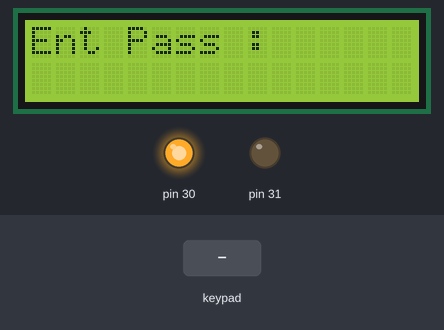
Simulated run of this sketch. Board: Arduino Mega 2560, built with avr-gcc and run on an emulated ATmega2560. On the bench: 16×2 character LCD, output pins drawn as LEDs (lit = HIGH). Inputs (shaded band) come from the test bench. What the sketch prints to the serial monitor is not drawn.

Above: at 1.2 s.
1.3 s: keypad keys 1 2 3 4 # pressed 0.4 s apart
At 4.2 s:
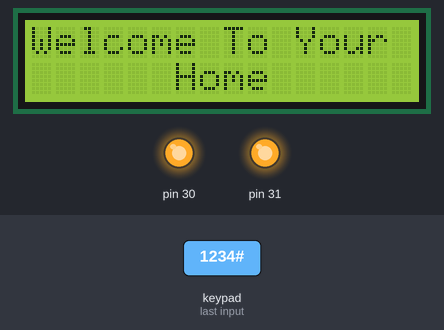
4.8 s: key 'A' pressed
7.8 s: key 'B' pressed
At 9.3 s:
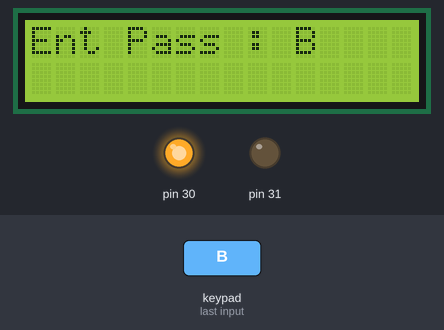
9.6 s: keypad keys 1 2 3 4 D pressed 0.4 s apart
At 9.8 s:
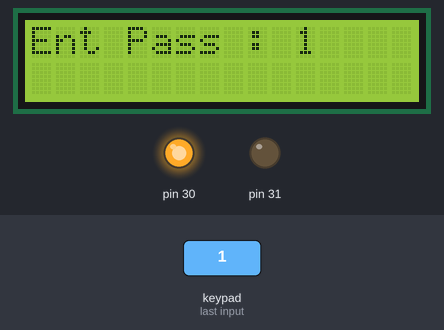
13.1 s: key 'C' pressed
At 14.3 s:
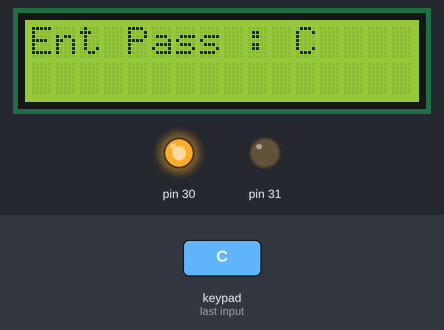
14.6 s: keypad keys 2 2 2 3 2 4 2 5 # pressed 0.4 s apart
At 19.2 s:
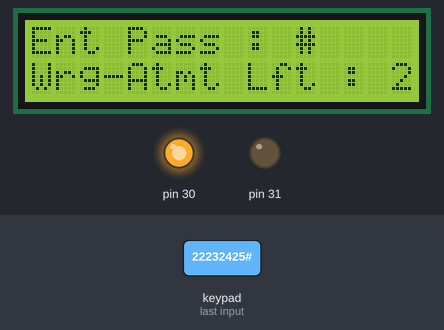
Timing chart, 0 to 20.7 s (numbered marks = the images above; inputs shaded):
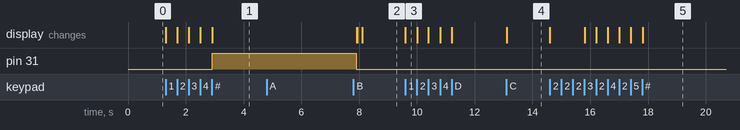

Measured:
- after the input at 1.3 s, pin 31: LOW → HIGH after 1.6 s; the display: first changes at once (image 1 shows a later state)
- after the input at 4.8 s, every drawn part: stays the same
- after the input at 7.8 s, the display: first differs from a run without the input after 0.31 s (image 2)
- after the input at 9.6 s, the display: changes at once (image 3)
- after the input at 13.1 s, the display: changes at once (image 4)
- after the input at 14.6 s, the display: first changes at once (image 5 shows a later state)

The sketch:

Pass_LCD_Final.ino
```cpp
/*
  The circuit:
 * LCD RS pin to digital pin 34
 * LCD Enable pin to digital pin 35
 * LCD D4 pin to digital pin 36
 * LCD D5 pin to digital pin 37
 * LCD D6 pin to digital pin 38
 * LCD D7 pin to digital pin 39
 * LCD R/W pin to ground
 * LCD VSS pin to ground
 * LCD VCC pin to 5V
*/

//# is to validate password
//* is to reset password attempt

#define MAX_ALLOWED_ATTEMPTS 3
#include <Password.h>
#include <Keypad.h>
#include <LiquidCrystal.h>

int attempts = 0;
Password password = Password( "1234" );

const byte ROWS = 4;
const byte COLS = 4;
char keys[ROWS][COLS] =
{
  {'1','2','3','A'},
  {'4','5','6','B'},
  {'7','8','9','C'},
  {'*','0','#','D'}
};

byte rowPins[ROWS] = {22, 23, 24, 25};
byte colPins[COLS] = {26, 27, 28, 29};

Keypad keypad = Keypad( makeKeymap(keys), rowPins, colPins, ROWS, COLS );

LiquidCrystal lcd(34, 35, 36, 37, 38, 39);

void setup()
{

  Serial.begin(9600);
  lcd.begin(16, 2);

  keypad.addEventListener(keypadEvent);

  pinMode(30,OUTPUT);
  pinMode(31,OUTPUT);
  digitalWrite(30,HIGH);
  digitalWrite(31,LOW);

  lcd.setCursor(0,0);
  lcd.print("Ent Pass : ");
}

void loop()
{
  keypad.getKey();
}

void keypadEvent(KeypadEvent eKey)
{
  switch (keypad.getState())
  {
    case PRESSED:
      Serial.print("Pressed: ");
      Serial.println(eKey);
      lcd.setCursor(11,0);
      lcd.print(eKey);
      switch (eKey)
      {
        case '#': checkPassword(); break;
        case '*': password.reset(); pinnormal(); lcdnormal();break;
        default: password.append(eKey);
     }
  }
}

void checkPassword()
{
  if (password.evaluate())
  {
    Serial.println("Success");
    lcd.clear();
    lcd.setCursor(0,0);
    lcd.print("Welcome To Your");
    lcd.setCursor(0,1);
    lcd.print("      Home      ");
    //Add code to run if it works
    pinright();
    delay(5000);

    password.reset();
    pinnormal();
    lcdnormal();
    attempts = 0;
  }
  else
  {
    Serial.println("Wrong");
    lcd.setCursor(0,1);
    lcd.print("Wrg");
    //add code to run if it did not work
    attempts += 1;

    if(attempts == MAX_ALLOWED_ATTEMPTS)
    {
      Serial.println("Max Attempts");
      pinwrong();
      lcd.clear();
      lcd.setCursor(0,0);
      lcd.print(" Your Photo Is ");
      lcd.setCursor(0,1);
      lcd.print("  Sent To Owner ");
      delay(5000);
      pinnormal();
      lcdnormal();
      attempts = 0;
    }
    else
    {
      Serial.print("Attempts Remaining : ");
      Serial.println(MAX_ALLOWED_ATTEMPTS - attempts);
      lcd.print("-Atmt Lft : ");
      lcd.print(MAX_ALLOWED_ATTEMPTS - attempts);
      password.reset();
      pinnormal();
    }
  }
}

void pinnormal()
{
  digitalWrite(30,HIGH);
  digitalWrite(31,LOW);
}

void pinright()
{
  digitalWrite(30,HIGH);
  digitalWrite(31,HIGH);
}

void pinwrong()
{
  digitalWrite(30,LOW);
  digitalWrite(31,LOW);
}

void lcdnormal()
{
  lcd.clear();
  lcd.setCursor(0,0);
  lcd.print("Ent Pass : ");
}
```
